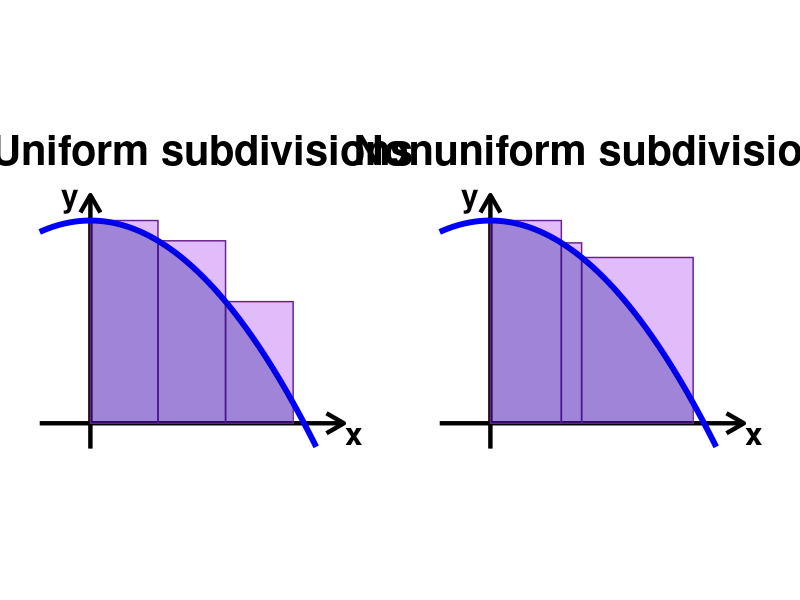

Here is the R script that generated this plot:
library(ggplot2)
library(gridExtra)

quadratic_function <- function(x) {
  return(4 - 9/10*x^2)
}

x_vals <- seq(-0.5, 2.5, length.out = 100)
y_vals <- quadratic_function(x_vals)
curve_data <- data.frame(x = x_vals, y = y_vals)

create_bar_data <- function(x_points) {
  left_x <- x_points[-length(x_points)]
  right_x <- x_points[-1]
  heights <- quadratic_function(left_x)
  
  data.frame(xmin = left_x, xmax = right_x, ymin = 0, ymax = heights)
}

uniform_x <- seq(0, 2, length.out = 4)
nonuniform_x <- c(0, 0.7, 0.9, 2)
uniform_bars <- create_bar_data(uniform_x)
nonuniform_bars <- create_bar_data(nonuniform_x)


create_axis_plot <- function(title_text, bars, aspect_ratio = 1) {
  shaded_curve_data <- subset(curve_data, x >= 0 & x <= 2)
  
  ggplot() +
    geom_segment(aes(x = -0.5, xend = 2.5, y = 0, yend = 0), 
                 arrow = arrow(length = unit(0.2, "inches")), linewidth = 1.5) +
    geom_segment(aes(x = 0, xend = 0, y = -0.5, yend = 4.5), 
                 arrow = arrow(length = unit(0.2, "inches")), linewidth = 1.5) +
    
    annotate("text", x = 2.6, y = -0.2, label = "x", size = 8, fontface = "bold") +
    annotate("text", x = -0.2, y = 4.5, label = "y", size = 8, fontface = "bold") +
    
    
    geom_rect(data = bars, aes(xmin = xmin, xmax = xmax, ymin = ymin, ymax = ymax), 
              fill = "purple", color = "darkorchid4", alpha = 0.3) +
    
    geom_line(data = curve_data, aes(x = x, y = y), color = "blue", linewidth = 2) +
    
    geom_ribbon(data = shaded_curve_data, aes(x = x, ymin = 0, ymax = y), 
                fill = "darkblue", alpha = 0.3) +
    
    xlim(-0.5, 2.7) + ylim(-0.5, 4.5) +

    coord_fixed(ratio = aspect_ratio) +
    ggtitle(title_text) +
    theme_minimal() +
    theme(axis.text = element_blank(),
          axis.ticks = element_blank(),
          panel.grid = element_blank(),
          axis.title = element_blank(),
          plot.title = element_text(hjust = 0.5, size = 30, face = "bold"),
          plot.margin = unit(c(0.5, 0.5, 0.5, 0.5), "cm")
          )
}

p1 <- create_axis_plot("Uniform subdivisions", uniform_bars, aspect_ratio = 0.5)
p2 <- create_axis_plot("Nonuniform subdivisions", nonuniform_bars, aspect_ratio = 0.5)

grid.arrange(p1, p2, ncol = 2)
